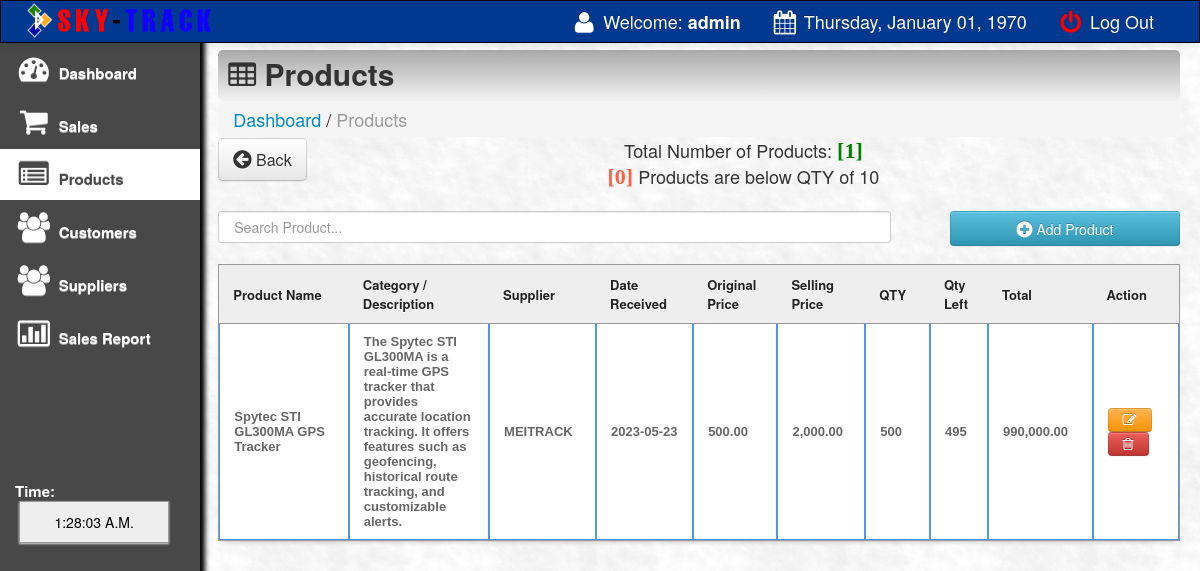
Screenshot of /main/products.php (signed in) with the database file from the repository.
### tables this page shows
CREATE TABLE `products` (
  `product_id` int(11) NOT NULL,
  `product_name` varchar(200) NOT NULL,
  `cost` varchar(100) NOT NULL,
  `o_price` varchar(100) NOT NULL,
  `price` varchar(100) NOT NULL,
  `profit` varchar(100) NOT NULL,
  `supplier` varchar(100) NOT NULL,
  `onhand_qty` int(11) NOT NULL,
  `qty` int(11) NOT NULL,
  `qty_sold` int(11) NOT NULL,
  `expiry_date` varchar(500) NOT NULL,
  `date_arrival` varchar(500) NOT NULL,
  `description` varchar(500) NOT NULL
);

### main/products.php (the view, shortened to what this page needs)
<html>
<head>
 <link href="css/bootstrap.css" rel="stylesheet">
    <link rel="stylesheet" type="text/css" href="css/DT_bootstrap.css">
  <link rel="stylesheet" href="css/font-awesome.min.css">
    <link href="css/bootstrap-responsive.css" rel="stylesheet">
<link href="../style.css" media="screen" rel="stylesheet" type="text/css" />
<link href="src/facebox.css" media="screen" rel="stylesheet" type="text/css" />
</head>
<?php
function createRandomPassword() {
	$chars = "003232303232023232023456789";
	$i = 0;
	$pass = '' ;
	while ($i <= 7) {
		$num = rand() % 33;
		$tmp = substr($chars, $num, 1);
		$pass = $pass . $tmp;
		$i++;
	}
	return $pass;
}
$finalcode='RS-'.createRandomPassword();
?>
<body>
<?php include('navfixed.php');?>
<div class="container-fluid">
      <div class="row-fluid">
	<div class="span2">
          <div class="well sidebar-nav">
              <ul class="nav nav-list">
              <li><a href="index.php"><i class="icon-dashboard icon-2x"></i> Dashboard </a></li>
			<li><a href="sales.php?id=cash&invoice=<?php echo $finalcode ?>"><i class="icon-shopping-cart icon-2x"></i> Sales</a>  </li>
			<li class="active"><a href="products.php"><i class="icon-list-alt icon-2x"></i> Products</a>                                     </li>
			<li><a href="customer.php"><i class="icon-group icon-2x"></i> Customers</a>                                    </li>
			<li><a href="supplier.php"><i class="icon-group icon-2x"></i> Suppliers</a>                                    </li>
			<li><a href="salesreport.php?d1=0&d2=0"><i class="icon-bar-chart icon-2x"></i> Sales Report</a>                </li>
			<br><br><br><br><br><br>
			<li>
			 <div class="hero-unit-clock">
			<form name="clock">
			<font color="white">Time: <br></font>&nbsp;<input style="width:150px;" type="submit" class="trans" name="face" value="">
			</form>
			  </div>
			</li>
				</ul>
          </div>
        </div>
	<div class="span10">
	<div class="contentheader">
			<i class="icon-table"></i> Products
			</div>
			<ul class="breadcrumb">
			<li><a href="index.php">Dashboard</a></li> /
			<li class="active">Products</li>
			</ul>
<div style="margin-top: -19px; margin-bottom: 21px;">
<a  href="index.php"><button class="btn btn-default btn-large" style="float: left;"><i class="icon icon-circle-arrow-left icon-large"></i> Back</button></a>
			<?php
			include('../connect.php');
				$result = $db->prepare("SELECT * FROM products ORDER BY qty_sold DESC");
				$result->execute();
				$rowcount = $result->rowcount();
			?>
			<?php
			include('../connect.php');
				$result = $db->prepare("SELECT * FROM products where qty < 10 ORDER BY product_id DESC");
				$result->execute();
				$rowcount123 = $result->rowcount();
			?>
				<div style="text-align:center;">
			Total Number of Products:  <font color="green" style="font:bold 22px 'Aleo';">[<?php echo $rowcount;?>]</font>
			</div>
			<div style="text-align:center;">
			<font style="color:rgb(255, 95, 66);; font:bold 22px 'Aleo';">[<?php echo $rowcount123;?>]</font> Products are below QTY of 10
			</div>
</div>
<input type="text" style="padding:15px;" name="filter" value="" id="filter" placeholder="Search Product..." autocomplete="off" />
<a rel="facebox" href="addproduct.php"><Button type="submit" class="btn btn-info" style="float:right; width:230px; height:35px;" /><i class="icon-plus-sign icon-large"></i> Add Product</button></a><br><br>
<table class="hoverTable" id="resultTable" data-responsive="table" style="text-align: left;">
	<thead>
		<tr>
			<th width="12%"> Product Name </th>
			<th width="13%"> Category / Description </th>
			<th width="7%"> Supplier </th>
			<th width="9%"> Date Received </th>
			<th width="6%"> Original Price </th>
			<th width="6%"> Selling Price </th>
			<th width="6%"> QTY </th>
			<th width="5%"> Qty Left </th>
			<th width="8%"> Total </th>
			<th width="8%"> Action </th>
		</tr>
	</thead>
	<tbody>
			<?php
			function formatMoney($number, $fractional=false) {
					if ($fractional) {
						$number = sprintf('%.2f', $number);
					}
					while (true) {
						$replaced = preg_replace('/(-?\d+)(\d\d\d)/', '$1,$2', $number);
						if ($replaced != $number) {
							$number = $replaced;
						} else {
							break;
						}
					}
					return $number;
				}
				include('../connect.php');
				$result = $db->prepare("SELECT *, price * qty as total FROM products ORDER BY product_id DESC");
				$result->execute();
				for($i=0; $row = $result->fetch(); $i++){
				$availableqty=$row['qty'];
				if ($availableqty < 10) {
				echo '<tr class="alert alert-warning record" style="color: #fff; background:rgb(255, 95, 66);">';
				}
				else {
				echo '<tr class="record">';
				}
			?>
			<td><?php echo $row['product_name']; ?></td>
			<td><?php echo $row['description']; ?></td>
					<td><?php echo $row['supplier']; ?></td>
			<td><?php echo $row['date_arrival']; ?></td>
			<td><?php
			$oprice=$row['o_price'];
			echo formatMoney($oprice, true);
			?></td>
			<td><?php
			$pprice=$row['price'];
			echo formatMoney($pprice, true);
			?></td>
			<td><?php echo $row['qty_sold']; ?></td>
			<td><?php echo $row['qty']; ?></td>
			<td>
			<?php
			$total=$row['total'];
			echo formatMoney($total, true);
			?>
			</td>			<td><a rel="facebox" title="Click to edit the product" href="editproduct.php?id=<?php echo $row['product_id']; ?>"><button class="btn btn-warning"><i class="icon-edit"></i> </button> </a>
			<a href="#" id="<?php echo $row['product_id']; ?>" class="delbutton" title="Click to Delete the product"><button class="btn btn-danger"><i class="icon-trash"></i></button></a></td>
			</tr>
			<?php
				}
			?>
	</tbody>
</table>
</div>
</div>
</div>
</body>
<?php include('footer.php');?>
</html>

### style.css (style rules this page uses)
td a { color:darkblue; }
input { border: 1px solid #999; background: #EEEEEE; padding: 10px; box-shadow:0 1px 2px #ddd; -moz-box-shadow:0 1px 2px #ddd; -webkit-box-shadow:0 1px 2px #ddd; }
#filter { width: 70%; float:left; }
#resultTable { border-collapse: separate; background-color: #FFFFFF; border-spacing: 0; max-width: 100%; }
#resultTable { color: #666666; text-shadow: 0 1px 0 #FFFFFF; width: 100%; border: 1px solid #999999; box-shadow: 0 5px 5px -5px rgba(0, 0, 0, 0.3); margin-top: 13px; }
#resultTable thead tr th { background: none repeat scroll 0 0 #EEEEEE; color: #222222; padding: 10px 14px; text-align: left; border-top: 0 none; font-size: 13px; }
#resultTable tbody tr td { font: bold 13px 'Arial'; text-align: left; padding: 10px 14px; border-top: 1px solid #999999; }
#resultTable td { padding:7px; border:#4e95f4 1px solid; }
#resultTable tr { background: #fff; }

### main/products.php (style rules this page uses)
body { padding-top: 60px; padding-bottom: 40px; }
.sidebar-nav { padding: 9px 0; }

### rows the page displays
products: product_name "Spytec STI GL300MA GPS Tracker", description "The Spytec STI GL300MA is a real-time GPS tracker that provides accurate location tracking. It offers features such as geofencing, historical route tracking, and customizable alerts.", supplier "MEITRACK", date_arrival "2023-05-23", o_price "500.00", price "2,000.00", qty_sold "500", qty "495", total "990,000.00"

### other values shown
$_SESSION['SESS_LAST_NAME'] "admin"
$new "Thursday, January 01, 1970"
$rowcount "1"
$rowcount123 "0"
